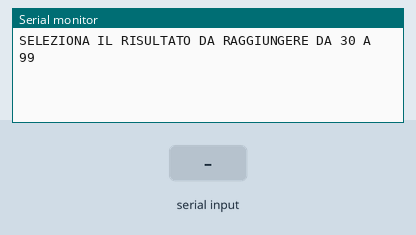
Bench run of a sketch on a simulated Arduino Uno, built with avr-gcc and run on an emulated ATmega328P. On the bench: the last lines printed to the serial monitor. The inputs (shaded band) are chosen by the test bench.

Above: at 1.2 s.
1.3 s: "90,45\n" received over Serial
At 2.64 s:
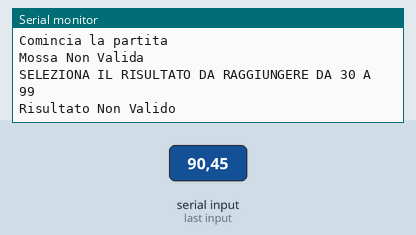
2.8 s: "90\n" received over Serial
At 5.0 s:
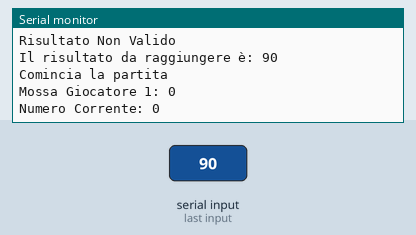

The sketch:

sketch_jan23a.ino
```cpp
int risDaRaggiungere; //Indica il risultato a cui bisogna arrivare per vincere
int mossaGiocatore; //Indica il numero che ha inserito il giocatore durante la sua mossa
int mossaAppoggio; //Questa variabile verrà utilizzata per impedire di inserire i numeri che equivalgono alla faccia opposta del dado es: 1-6 2-5
int numeroCorrente; //Indica il numero corrente a cui si è arrivati
int turno; // turno = 0 (giocatore 1) | turno = 1 (giocatore 2)
int turnoIniziale; //Indica il turno con cui è cominciato l'ultima partita effettuata
bool finito; //Variabile booleana che verrà utilizzata nei cicli
int numTurni; //Variabile che terrà conto del numero dei turni della partita es: Gioc.2 fa la sua mossa e il turno aumenta di 1
String istruzioni; //Stringa che andrà a visualizzare nel monitor seriale le informazioni necessarie

void setup()
{
  // put your setup code here, to run once:

  Serial.begin(9600);
  risDaRaggiungere = 0;
  numeroCorrente = 0;
  turno = 0;
  turnoIniziale = 0;
  finito = false;
  mossaGiocatore = -1;
  mossaAppoggio = 0;
  numTurni = 0;
  istruzioni = "";
}

void loop()
{
  // put your main code here, to run repeatedly:
  ScegliRisDaRaggiungere();
  LetturaMossa();
}

void ScegliRisDaRaggiungere()
{
  if (numTurni == 0)
  {
    Serial.println("SELEZIONA IL RISULTATO DA RAGGIUNGERE DA 30 A 99");
    while(!finito)
    {
      while(Serial.available() == 0){}
      risDaRaggiungere = Serial.parseInt();
      if (risDaRaggiungere >= 30 && risDaRaggiungere < 100)
      {
        Serial.println("");
        Serial.print("Il risultato da raggiungere è: ");
        Serial.println(risDaRaggiungere);
        Serial.println("Comincia la partita");
        finito = true;
      }
      else
      {
       Serial.println("Risultato Non Valido");
      }
    }
    finito = false;
  }
}
void LetturaMossa() //Metodo che consente la lettura dell'input effettuato dal giocatore
{
    mossaAppoggio = mossaGiocatore;
    while (Serial.available() == 0){}
    mossaGiocatore = Serial.parseInt();
    if (numTurni == 0 && mossaGiocatore >= 0  && mossaGiocatore < 7 && mossaGiocatore != mossaAppoggio && mossaGiocatore != (7 - mossaAppoggio))
    {
      FaiMossa();
    }
    else if (mossaGiocatore > 0  && mossaGiocatore < 7 && mossaGiocatore != mossaAppoggio && mossaGiocatore != (7 - mossaAppoggio))
    {
      FaiMossa();
    }
    else
    {
      Serial.println("Mossa Non Valida");
    }
}

void FaiMossa() //Permette al giocatore di fare la sua mossa
{
  if (turno == 0)
  {
    istruzioni = "Mossa Giocatore 1: ";
  }
  else
  {
    istruzioni = "Mossa Giocatore 2: ";
  }
  Serial.print(istruzioni);
  Serial.println(mossaGiocatore);
  AggiungiMossaAlRisultato();
}

void AggiungiMossaAlRisultato() //Aggiunge la mossa appena fatta al risultato corrente
{
  numeroCorrente = numeroCorrente + mossaGiocatore;
  istruzioni = "Numero Corrente: ";
  Serial.print(istruzioni);
  Serial.println(numeroCorrente);
  DeterminaChiVince();
  PassaTurno();
}

void PassaTurno()
{
  if (turno == 0)
  {
    turno = 1;
  }
  else
  {
    turno = 0;
  }
  numTurni++;
}

void CambiaTurnoIniziale() //Questo metodo decide chi dovrà fare la prima mossa nella prossima partita in base a chi ha eseguito per primo la sua mossa in quella precedente
{
  if (turnoIniziale == 0)
  {
    turnoIniziale = 1;
    Serial.println("Comincia Il Giocatore 2");
    turno = 0;
  }
  else
  {
    turnoIniziale = 0;
    Serial.println("Comincia Il Giocatore 1");
    turno = 1;
  }
}

void DeterminaChiVince() //Metodo che determina chi vince in base a chi ha eseguito l'ultima mossa
{
  if (turno == 0 && numeroCorrente == risDaRaggiungere)
  {
    Serial.println("VINCE IL GIOCATORE 1");
    Serial.println("");
    TerminaPartita();
    CambiaTurnoIniziale();
    ScegliRisDaRaggiungere();
  }
  else if (turno == 1 && numeroCorrente == risDaRaggiungere)
  {
    Serial.println("VINCE IL GIOCATORE 2");
    Serial.println("");
    TerminaPartita();
    ScegliRisDaRaggiungere();
    CambiaTurnoIniziale();
  }
  else if (turno == 0 && numeroCorrente > risDaRaggiungere)
  {
    Serial.println("VINCE IL GIOCATORE 2");
    Serial.println("");
    TerminaPartita();
    CambiaTurnoIniziale();
    ScegliRisDaRaggiungere();
  }
  else if (turno == 1 && numeroCorrente > risDaRaggiungere)
  {
    Serial.println("VINCE IL GIOCATORE 1");
    Serial.println("");
    TerminaPartita();
    CambiaTurnoIniziale();
    ScegliRisDaRaggiungere();
  }
}

void TerminaPartita() //Metodo che termina la partita
{
  numTurni = 0;
  mossaAppoggio = -1;
  numeroCorrente = 0;
  risDaRaggiungere = 0;
}
```

Measured:
- after the input at 1.3 s, the serial monitor: prints a new line at once (image 1)
- after the input at 2.8 s, the serial monitor: prints a new line after 1.0 s (image 2)
